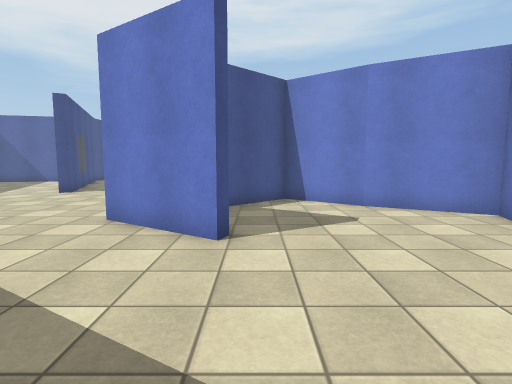
View 1 (above)

16 first-person views from a walk through a 3-D level made in the Unity game engine. The camera is 1.5 m above the floor, tilts 6° down and sees 80° across. Doors are open. The floor is counted in squares, 1 m on a side. Each view is taken from the middle of a square. On the plan, view 1 faces up. The plan holds only what a view shows up to about 15 squares ahead; the rest is blank. The place goes on beyond the plan. Some animated figures are not drawn. Some surface patterns are stand-ins.

View 2
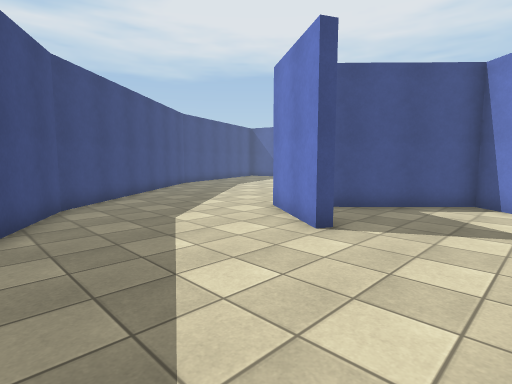

View 3
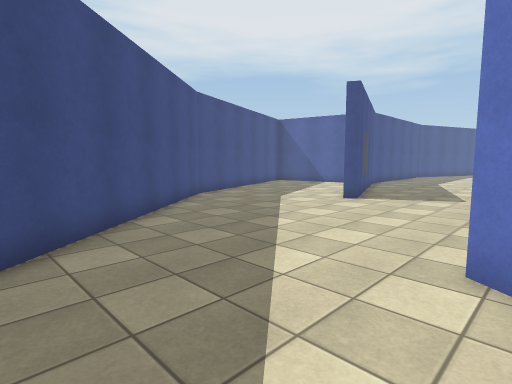

View 4
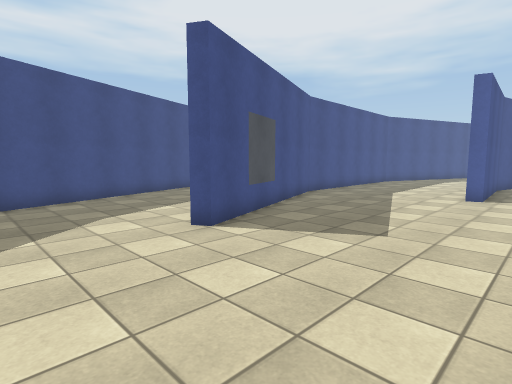

View 5
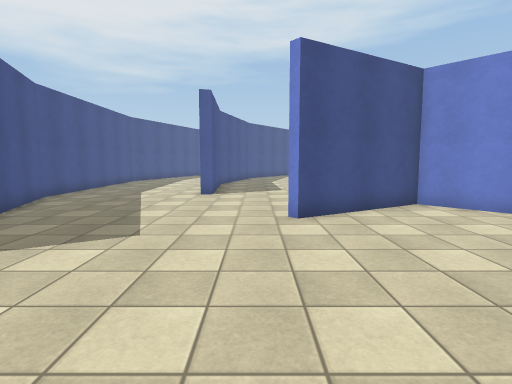

View 6
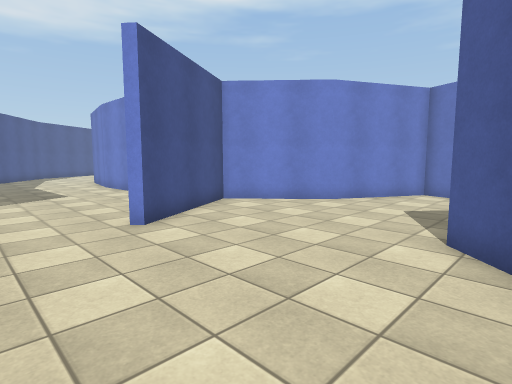

View 7
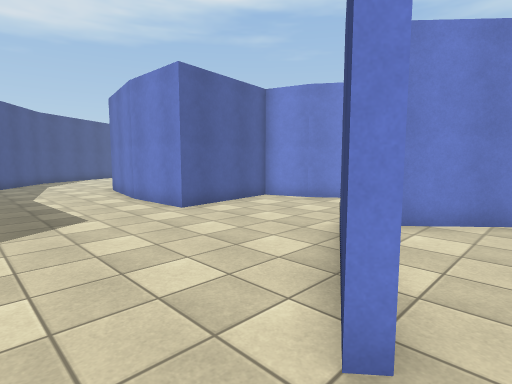

View 8
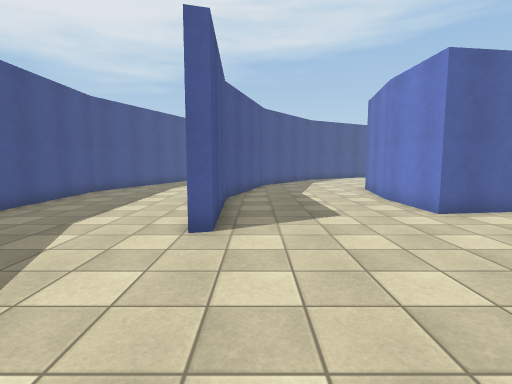

View 9
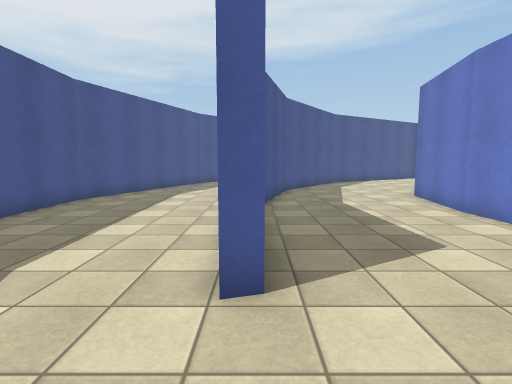

View 10
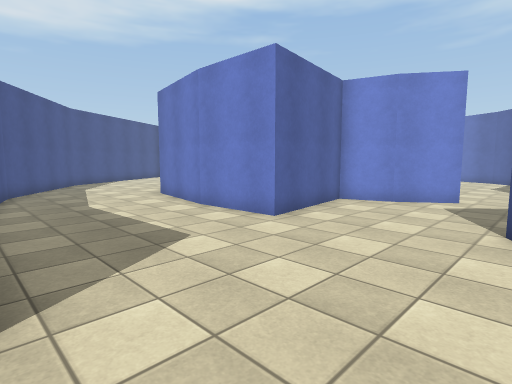

View 11
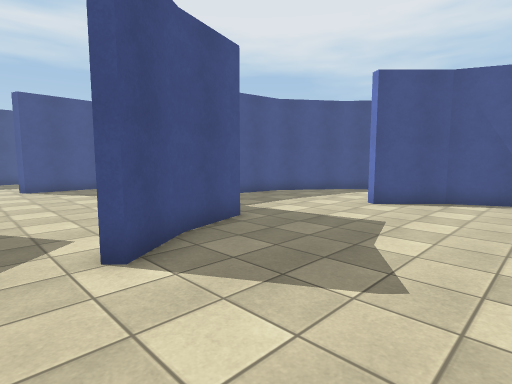

View 12
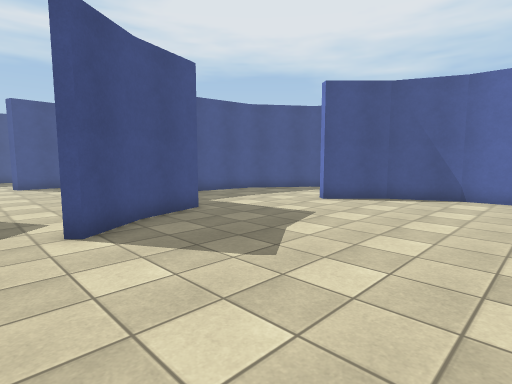

View 13
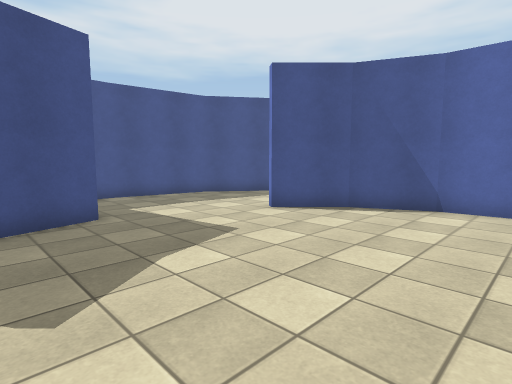

View 14
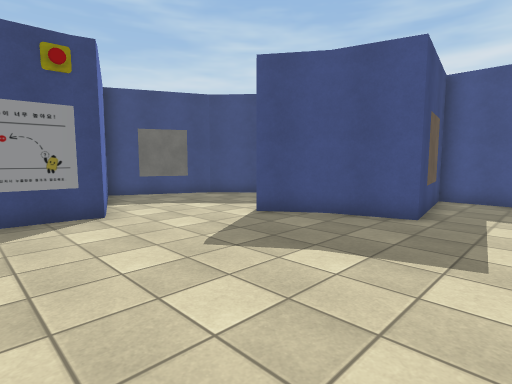

View 15
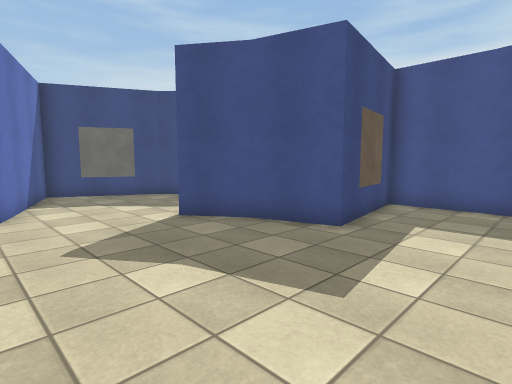

View 16
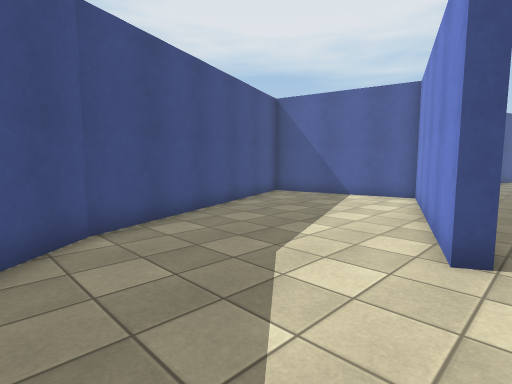

### Floor plan
Points are (right, up) in squares from view 1. A wall is a line through its corners. A room is listed if a view was taken in it or the views show most of it. See-through windows are left out.
Room 1 (views 1, 2, 3, 4, 5, 6, 7, 8, 9, 10, 16)
walls: (0, 11.3) (1.1, 12.4); (4, 19.1) (5.5, 17.5) (9.4, 15.6) (11.2, 20.7); (3.5, 9.8) (1.2, 11.8) (-2.1, 8.6); (-0.5, 6.1) (-0.7, 5.6) (-3.8, 7.6); (6.2, 24.1) (5.6, 26) (1.1, 25.4) (1, 28.7); (7.4, 22.4) (6.2, 24.2); (8.8, 14) (9.2, 15.1) (5.3, 17.2) (2.5, 20.3) (-1.9, 17.7) (-2.1, 18) (2.5, 20.7); (1, 28.6) (1.7, 32.9); (6.4, 7.4) (6.7, 8.1) (3.4, 9.9); (-17.5, 18.9) (-14.4, 10.8) (-7.3, 2.2) (-4.5, 0.6); (-3.2, 35.5) (-3.5, 35) (-5.1, 28.8) (-4.9, 23.3) (-5.4, 23.2); (-10.4, 35.1) (-11.6, 31.5) (-11.5, 22.2) (-8.5, 14.1) (-9, 13.9) (-12, 21.8) (-17.6, 20.6)
ways out: open door at (9.5, 21.5) to room 2
Room 2 (views 11, 12, 13, 14, 15)
walls: (13.2, 34.1) (11.5, 34) (9.3, 32.9) (7.5, 31.2) (7.2, 31.4); (1.4, 28.6) (1.5, 25.9) (5.8, 26.6) (6.5, 24.4) (7.7, 22.7); (3.9, 35.1) (2.1, 32.5) (1.4, 28.5); (11.2, 20.7) (11.8, 20.5); (11.7, 20.5) (13.4, 20.4)
ways out: open door at (9.5, 21.5) to room 1

Positions as (right, up) in squares from view 1, and headings:
1: (0, 0), facing up
2: (3, 0), facing up-left
3: (-3, 3), facing up-left
4: (-3, 10), facing up-left
5: (-3, 10), facing up
6: (-5, 11), facing up-right
7: (-4, 17), facing up-right
8: (-4, 17), facing up
9: (-5, 20), facing up
10: (-5, 20), facing up-right
11: (12, 21), facing up-left
12: (14, 21), facing up-left
13: (14, 24), facing up-left
14: (14, 29), facing down-left
15: (12, 30), facing down-left
16: (-8, 9), facing up-left
